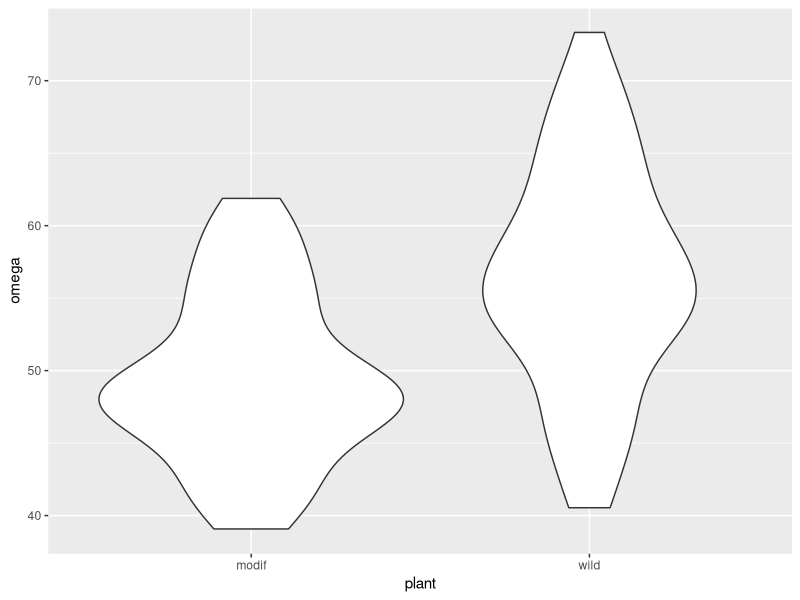
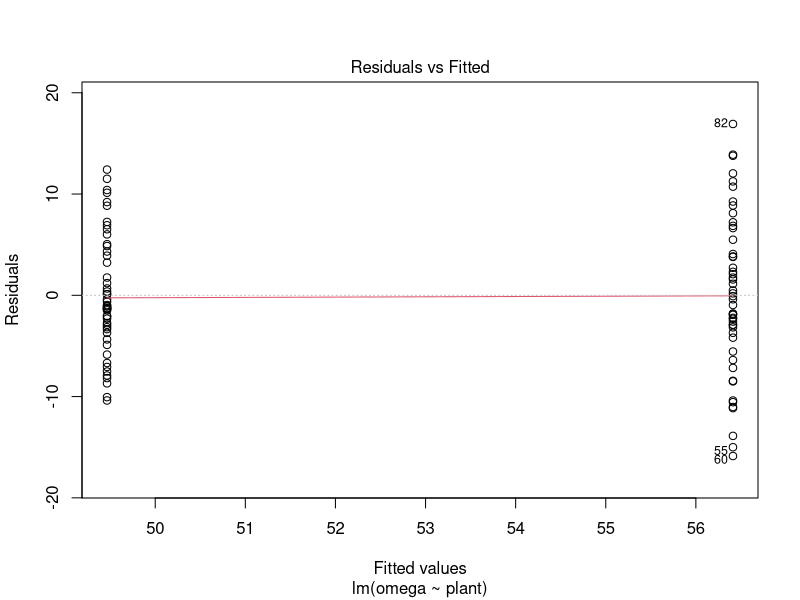
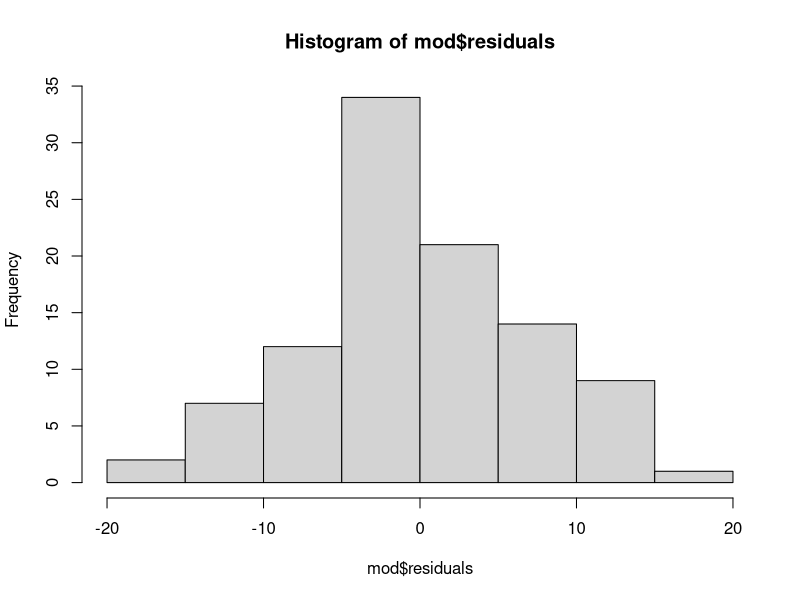
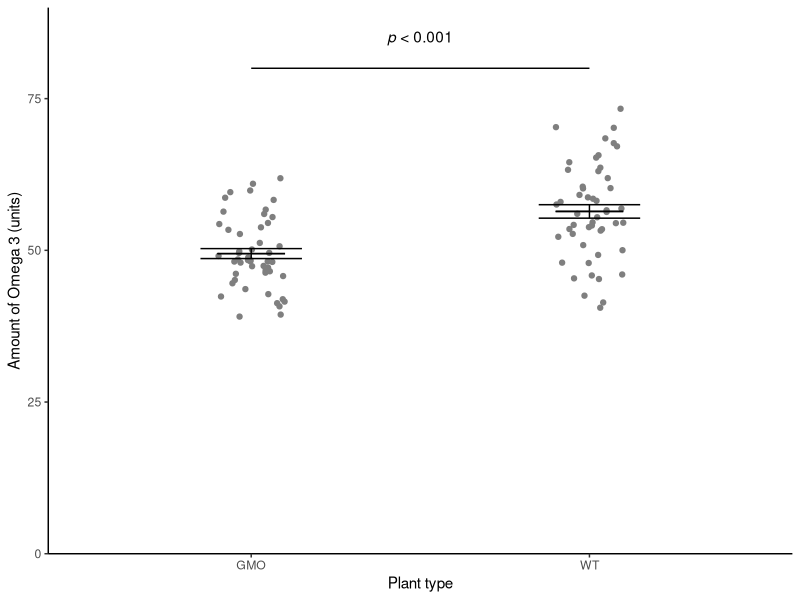

Write the R code that produced these figures, in order.
## ---- chunk 1
#| code-fold: false
library(tidyverse)
## ---- chunk 2
#| output: false

csativa  <-  read_table("data-raw/csativa.txt")
str(csativa)

# First realise that this is a two sample test. You have two independent samples
#  - there are a total of 100 different plants and the values in one 
#  group have no relationship to the values in the other.
## ---- chunk 3
#| output: false

# create a rough plot of the data  
ggplot(data = csativa, aes(x = plant, y = omega)) +
  geom_violin()
# note the modified plants seem to have lower omega!
## ---- chunk 4
#| output: false

# create a summary of the data
csativa_summary <- csativa %>%
  group_by(plant) %>%
  summarise(mean = mean(omega),
            std = sd(omega),
            n = length(omega),
            se = std/sqrt(n))
## ---- chunk 5
#| output: false

# The data seem to be continuous so it is likely that a parametric test will be fine
# we will check the other assumptions after we have run the lm

# build the statistical model
mod <- lm(data = csativa, omega ~ plant)


# examine it
summary(mod)
# So there is a significant difference but you need to make sure you know the direction!
# Wild plants have a significantly higher omega 3 content (mean +/- s.e =  56.41 +/- 1.11) 
# than modified plants (49.46 +/- 0.82)(t = 5.03; d.f. = 98; p < 0.0001).
## ---- chunk 6
#| output: false

# let's check the assumptions
plot(mod, which = 1) 
# we're looking for the variance in the residuals to be the same in both groups.
# This looks OK. Maybe a bit higher in the wild plants (with the higher mean)
 
hist(mod$residuals)
shapiro.test(mod$residuals)
# On balance the use of lm() is probably justifiable  The variance isn't quite equal 
# and the histogram looks a bit off normal but the normality test is NS and the 
# effect (in the figure) is clear.
## ---- chunk 7
#| output: false

# A figure 
fig1 <- ggplot() +
  geom_point(data = csativa, aes(x = plant, y = omega),
             position = position_jitter(width = 0.1, height = 0),
             colour = "gray50") +
  geom_errorbar(data = csativa_summary, 
                aes(x = plant, ymin = mean - se, ymax = mean + se),
                width = 0.3) +
  geom_errorbar(data = csativa_summary, 
                aes(x = plant, ymin = mean, ymax = mean),
                width = 0.2) +
  scale_x_discrete(name = "Plant type", labels = c("GMO", "WT")) +
  scale_y_continuous(name = "Amount of Omega 3 (units)",
                     expand = c(0, 0),
                     limits = c(0, 90)) +
    annotate("segment", x = 1, xend = 2, 
           y = 80, yend = 80,
           colour = "black") +
  annotate("text", x = 1.5,  y = 85, 
           label = expression(italic(p)~"< 0.001")) +
  theme_classic()

# save figure to figures/csativa.png
ggsave("figures/csativa.png",
       plot = fig1,
       width = 3.5,
       height = 3.5,
       units = "in",
       dpi = 300)

